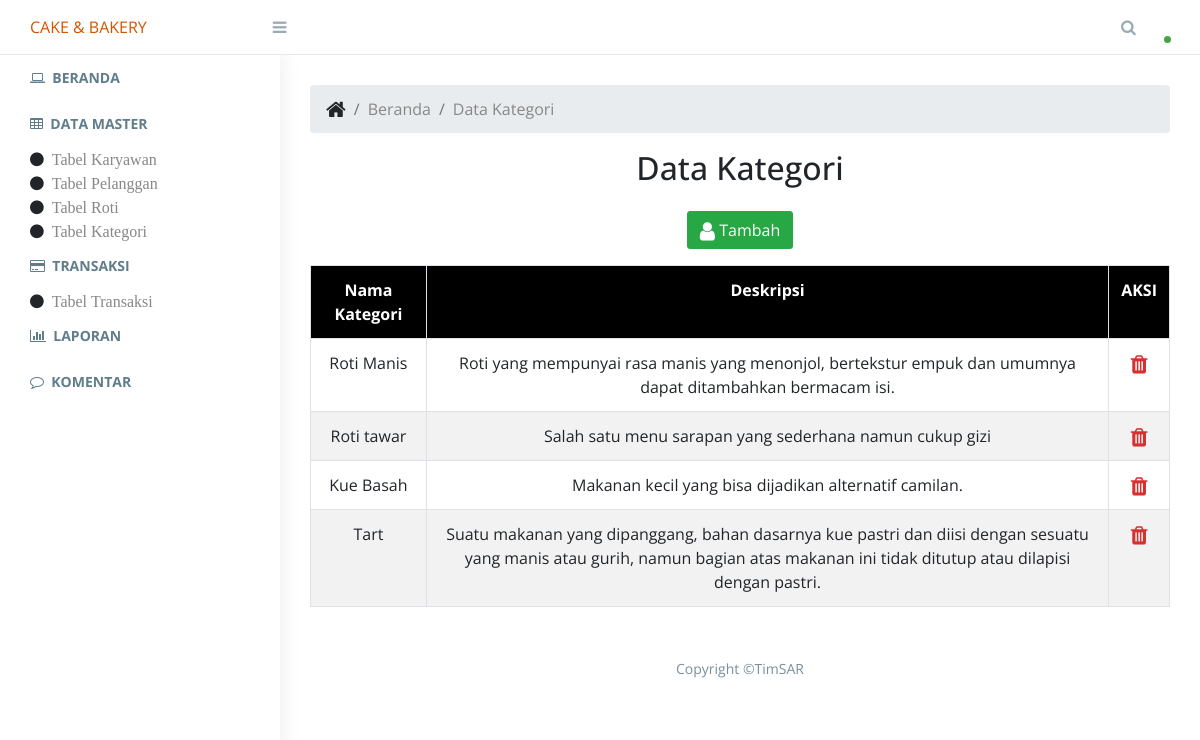
Page /index.php/kategori on the committed database.
### tables this page shows
CREATE TABLE `kategori` (
  `id_kategori` int(11) NOT NULL,
  `nama_kategori` text NOT NULL,
  `gambar` blob NOT NULL,
  `deskripsi` varchar(300) NOT NULL
);

### application/controllers/Kategori.php (called while the page is built, shortened)
<?php
class Kategori extends CI_Controller{
	public $model = NULL;
	public function __construct(){
		$this->load->model('Model_Kategori');
		$this->model = $this->Model_Kategori;
		$this->load->database();
		$this->load->library('session');
		$this->load->helper('url');
	}
	public function index(){
		$this->read();
	}
	public function read(){
		$rows=$this->model->read();
		$this->load->view('KATEGORI/crud_read_view', ['rows'=>$rows]);
	}
}
?>

### index.php (called while the page is built, shortened)
<?php
require_once BASEPATH.'core/CodeIgniter.php';

### application/models/Model_Kategori.php (called while the page is built, shortened)
<?php
class Model_Kategori extends CI_Model{
public function read(){
	$sql= "SELECT * FROM kategori ORDER BY id_kategori";
	$query = $this->db->query($sql);
	return $query->result();
}
}
?>

### application/views/KATEGORI/crud_read_view.php (the view, shortened to what this page needs)
<!doctype html>
 <html class="no-js" lang="">
<head>
    <link rel="stylesheet" href="<?php echo base_url('assets/admin/css/normalize.css')?>">
    <link rel="stylesheet" href="<?php echo base_url('assets/admin/css/bootstrap.min.css')?>">
    <link rel="stylesheet" href="<?php echo base_url('assets/admin/css/font-awesome.min.css')?>">
    <link rel="stylesheet" href="<?php echo base_url('assets/admin/css/themify-icons.css')?>">
    <link rel="stylesheet" href="<?php echo base_url('assets/admin/css/pe-icon-7-filled.css')?>">
    <link href="<?php echo base_url('assets/admin/weather/css/weather-icons.css')?>" rel="stylesheet" />
    <link href="<?php echo base_url('assets/admin/calendar/fullcalendar.css')?>" rel="stylesheet" />
    <link rel="stylesheet" href="<?php echo base_url('assets/admin/css/style.css')?>">
    <link href="<?php echo base_url('assets/admin/css/charts/chartist.min.css')?>" rel="stylesheet">
    <link href="<?php echo base_url('assets/admin/css/lib/vector-map/jqvmap.min.css')?>" rel="stylesheet">
</head>
<body>
    <aside id="left-panel" class="left-panel">
        <nav class="navbar navbar-expand-sm navbar-default">
            <div id="main-menu" class="main-menu collapse navbar-collapse">
                <ul class="nav navbar-nav">
                    <li >
                        <a href="<?php echo base_url()?>Beranda"><i class="app-menu__icon fa fa-laptop"></i>&nbsp;&nbsp;<b>BERANDA</b> </a>
                    </li>
                    <li ><a><b><i class="app-menu__icon fa fa-table"></i>&nbsp;&nbsp;DATA MASTER</b></a></li>
                            <li ><i class="fa fa-circle">&nbsp;&nbsp;<a href="<?php echo base_url()?>Karyawan/index">Tabel Karyawan</a></i></li>
                            <li ><i class="fa fa-circle">&nbsp;&nbsp;<a href="<?php echo base_url()?>Pelanggan/index">Tabel Pelanggan</a></i></li>
                            <li ><i class="fa fa-circle">&nbsp;&nbsp;<a href="<?php echo base_url()?>Roti/index/1">Tabel Roti</a></i></li>
                            <li ><i class="fa fa-circle">&nbsp;&nbsp;<a href="<?php echo base_url()?>Kategori/index">Tabel Kategori</a></i></li>
                    <li ><a><b><i class="app-menu__icon fa fa-credit-card"></i>&nbsp;&nbsp;TRANSAKSI</b></a></li>
                            <li ><i class="fa fa-circle">&nbsp;&nbsp;<a href="<?php echo base_url()?>Pesanan/index">Tabel Transaksi</a></i></li>
                    <li ><a href="<?php echo base_url()?>Laporan/index"><b><i class="app-menu__icon fa fa-bar-chart"></i>&nbsp;&nbsp;LAPORAN</b></a></li>
                    <li ><a href="<?php echo base_url()?>Komentar/index"><b><i class="app-menu__icon fa fa-comment-o"></i>&nbsp;&nbsp;KOMENTAR</b></a></li>
                </ul>
            </div>
        </nav>
    </aside>
    <div id="right-panel" class="right-panel">
        <header id="header" class="header">
            <div class="top-left">
                <div class="navbar-header">
                    <a style="color: #d35400;">CAKE & BAKERY</a> &nbsp;&nbsp;&nbsp;&nbsp;&nbsp;&nbsp;&nbsp;&nbsp;&nbsp;&nbsp;&nbsp;&nbsp;&nbsp;&nbsp;&nbsp;&nbsp;&nbsp;&nbsp;&nbsp;&nbsp;&nbsp;&nbsp;
                    <a id="menuToggle" class="menutoggle"><i class="fa fa-bars"></i></a>
                </div>
            </div>
            <div class="top-right">
                <div class="header-menu">
                    <div class="header-left">
                        <button class="search-trigger"><i class="fa fa-search"></i></button>
                    <div class="user-area dropdown float-right">
                    </div>
                </div>
            </div>
        </header>
        <div class="content pb-0">
    <main class="app-content">
      <div class="app-title">
        <ul class="app-breadcrumb breadcrumb">
          <li class="breadcrumb-item"><i class="fa fa-home fa-lg"></i></li>
          <li class="breadcrumb-item"><a href="#">Beranda</a></li>
          <li class="breadcrumb-item"><a href="#">Data Kategori</a></li>
        </ul>
      </div>
<center>
<b><h2 >Data Kategori</h2></b><br>
             <p><b><a href="<?php echo base_url()?>Kategori/create" class="btn btn-success"><span class="fa fa-user fa-lg"></span> Tambah</a></b></p>
<table id="bootstrap-data-table" class="table table-striped table-bordered">
    <tr>
        <th >Nama Kategori</th>
        <th >Deskripsi</th>
        <th >AKSI</th>
    </tr>
    <?php
foreach($rows as $row){
    ?>
    <tr>
        <td><?php echo $row->nama_kategori; ?></td>
        <td><?php echo $row->deskripsi; ?></td>
        <td><a style="color: #d63031" href="<?php echo base_url()?>Kategori/delete/<?php echo $row->id_kategori;  ?>"><span class="fa fa-trash fa-lg" ></span></a></td>
    </tr>
    <?php
}
?>
</table></center>
    </main>
        <center>
        <footer class="site-footer">
            <div class="footer-inner bg-white">
                <div class="row">
                    <div class="col-sm-12">
                        Copyright &copy;TimSAR
                    </div>
                </div>
            </div>
        </footer></center>
    </div>
</body>
</html>

### assets/admin/css/style.css (style rules this page uses)
.bg-white { background-color: #fff; }
body { display: table; font-family: "Open Sans", sans-serif; font-size: 16px; width: 100%; }
p { font-size: 16px; font-family: "Open Sans", sans-serif; font-weight: 400; line-height: 24px; color: #878787; }
a, button { text-decoration: none; outline: none !important; color: #878787; -webkit-transition: all 0.25s ease; transition: all 0.25s ease; }
h1, h2, h3, h4, h5, h6 { margin: 0; }
ul, ol { padding-left: 0; }
.pb-0 { padding-bottom: 0; }
.btn, button, input, textarea { -webkit-box-shadow: none; box-shadow: none; outline: 0 !important; }
.btn { border-radius: 3px; }
aside.left-panel { background: #fff; height: 100vh; padding: 0; vertical-align: top; width: 280px; -webkit-box-shadow: 1px 0 20px rgba(0, 0, 0, 0.08); box-shadow: 1px 0 20px rgba(0, 0, 0, 0.08); position: fixed; left: 0; bottom: 0; top: 55px; z-index: 999; }
.navbar { background: #fff; border-radius: 0; border: none; display: inline-block; margin: 0; padding: 0; vertical-align: top; }
.navbar .main-menu { float: left; padding: 0; padding-bottom: 50px; }
.navbar .navbar-nav { float: none; position: relative; }
.navbar .navbar-nav > li { padding-left: 30px; padding-right: 30px; }
.navbar .navbar-nav li { width: 100%; }
.navbar .navbar-nav li > a { background: none !important; color: #607d8b; display: inline-block; font-size: 14px; line-height: 26px; padding: 10px 0; position: relative; width: 100%; }
.right-panel { background: #f1f2f7; margin-left: 280px; margin-top: 55px; }
.right-panel .top-left { width: 350px; float: left; }
.right-panel header.header { background: #fff; border-bottom: 1px solid #e8e9ed; -webkit-box-shadow: none; box-shadow: none; clear: both; padding: 0 30px; height: 55px; position: fixed; left: 280px; left: 0; right: 0; top: 0; z-index: 999; }
.right-panel .menutoggle { padding-top: 7px; }
.right-panel .navbar-header { width: 100%; background-color: #fff; padding: 0 1.25em 0 0; }
.right-panel .navbar-header > a { display: inline-block; }
.menutoggle { background-color: transparent; color: #99abb4 !important; cursor: pointer; font-size: 1em; height: 40px; line-height: 40px; width: 40px; display: block; text-align: right; }
.search-trigger { background: transparent; border: none; color: #99abb4; cursor: pointer; font-size: 16px; line-height: 55px; padding: 0; width: 43px; }
.header-left { display: inline-block; }
.header-left .dropdown { display: inline-block; }
.header-menu { display: -webkit-box; display: -ms-flexbox; display: flex; -webkit-box-pack: end; -ms-flex-pack: end; justify-content: flex-end; }
.header-menu .dropdown { line-height: 55px; margin-top: 0 !important; }
.user-area { float: right; padding-right: 0; position: relative; padding-left: 20px; }
.content { float: left; padding: 1.875em; width: 100%; }
.btn, .button { display: inline-block; font-weight: 400; text-align: center; white-space: nowrap; vertical-align: middle; -webkit-transition: all .15s ease-in-out; transition: all .15s ease-in-out; border-radius: 3; cursor: pointer; }
footer.site-footer { padding: 0 1.875em; }
footer.site-footer .footer-inner { color: #78909c; font-family: 'Open Sans'; font-size: 14px; line-height: 1.5; padding: 2.45em 1.125em; }

### application/views/KATEGORI/crud_read_view.php (style rules this page uses)
th { background-color: black; color: white; }
th, td { text-align: center; }

### rows in the picture
kategori: nama_kategori "Roti Manis", deskripsi "Roti yang mempunyai rasa manis yang menonjol, bertekstur empuk dan umumnya dapat ditambahkan bermacam isi."
kategori: nama_kategori "Roti tawar", deskripsi "Salah satu menu sarapan yang sederhana namun cukup gizi"
kategori: nama_kategori "Kue Basah", deskripsi "Makanan kecil yang bisa dijadikan alternatif camilan."
kategori: nama_kategori "Tart", deskripsi "Suatu makanan yang dipanggang, bahan dasarnya kue pastri dan diisi dengan sesuatu yang manis atau gurih, namun bagian atas makanan ini tidak ditutup atau dilapisi dengan pastri."
